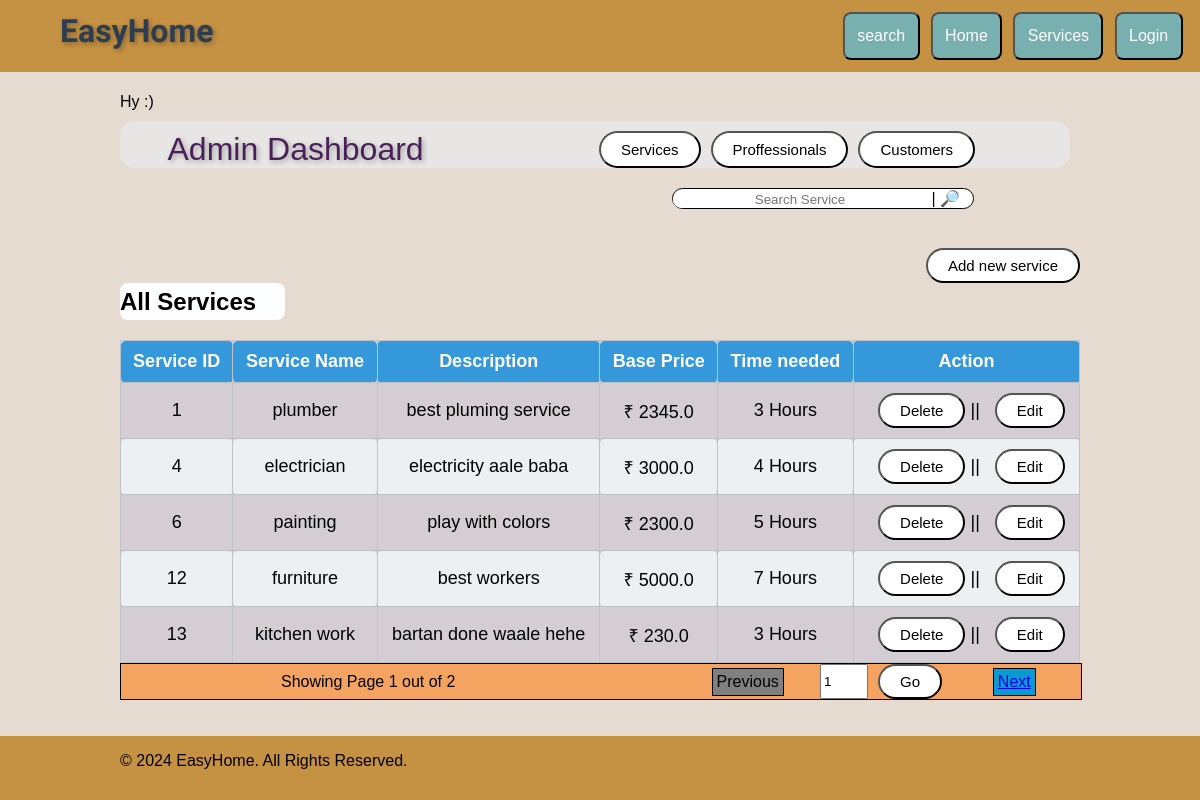
Page /admin_service (signed in) on the earlier database version.
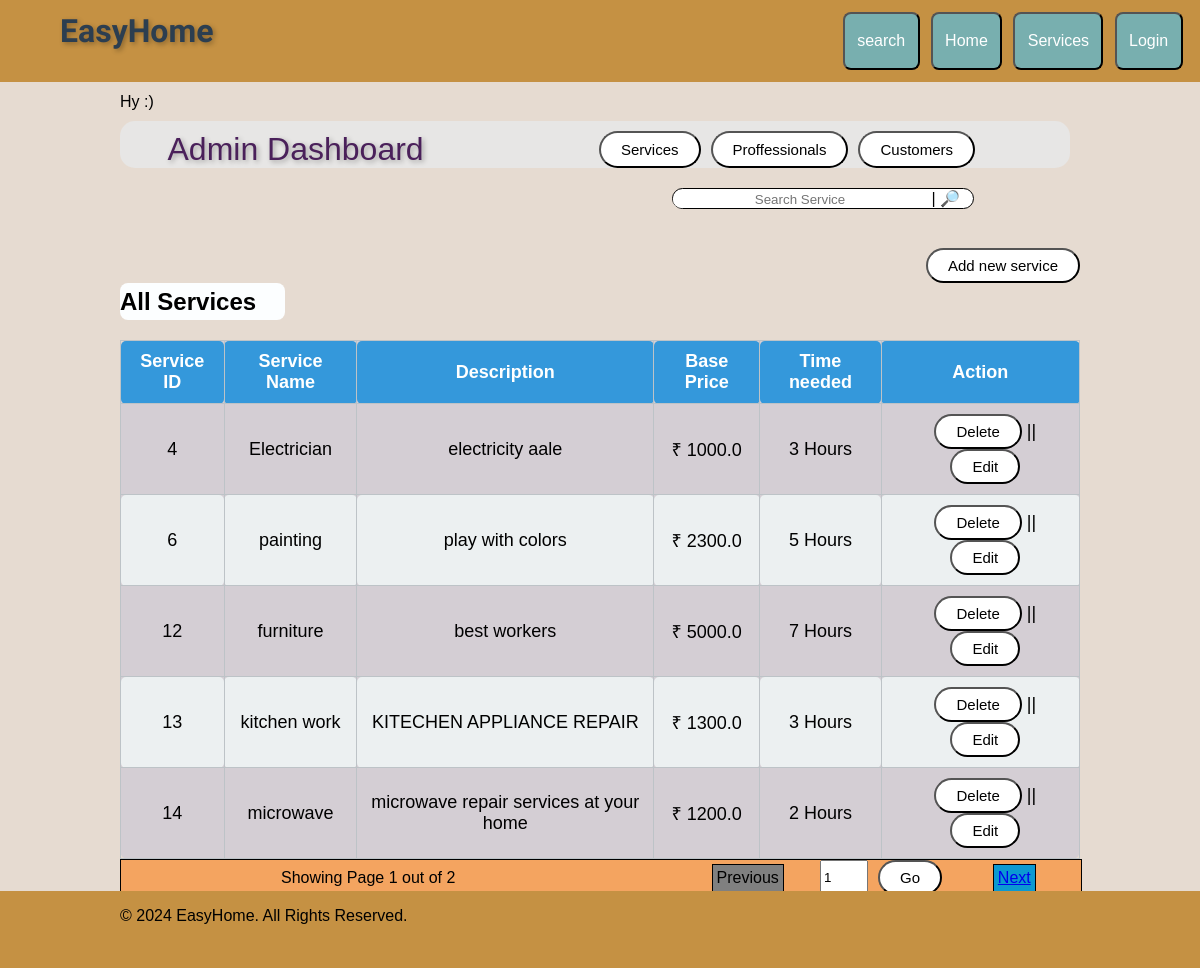
Same page on the later database version.
### app.py (models this page shows, shortened)
class Services(db.Model):
    service_id= db.Column(db.Integer, primary_key = True)
    service_name= db.Column(db.String(50)  )
    service_desc= db.Column(db.String(200) )
    service_b_price= db.Column(db.Float() ,nullable= False)
    time_required =db.Column(db.String,  nullable=False)

### app.py (the view, shortened to what this page needs)
@app.route("/admin_service", methods=['POST', 'GET'])
@admin_only
def service():
    per_page= 5
    page= request.args.get('page',1,int)
    query = request.args.get('word')
    if query:
        serv = Services.query.filter(or_ (Services.service_name.like(f'%{query}%'), Services.service_desc.like(f'%{query}%'), Services.service_id.like(f'%{query}%'))).paginate(page= page, per_page=per_page)
    else:serv=Services.query.paginate(page= page, per_page=per_page)
    del1= None
    edit1 =None
    if request.method == 'POST':
        del1= request.form.get("del")
        edit1=request.form.get("edit1")
    if edit1:
        service1= Services.query.get(edit1)
        if service1:
            flag2=service1.service_id
            return redirect(f"/admin_service/{flag2}" )
    return render_template("admin_service.html",serv=serv )

### app.py (called while the page is built)
def admin_only(f):
    @wraps(f)
    def admin1(*args, **kwargs):
        if session :
            user =session.get('type1')
            if user == 'admin':
                flash('You need to be logged in as an admin to access this page.', 'warning')
                return f(*args, **kwargs)
            else: return redirect('/dashboard')
        else: return redirect('/login')
    return admin1

### templates/admin_service.html (shortened to what this page needs)
{% extends "admin.html" %}
{% block admin %}
<div class="panel">
<div class="flex_button panel">
    <div style="width: 300px; margin-left: 30px;" class="searchbar flex_button" >
        <form action="/admin_service" >
            <input style="width: 250px;" margin: 0;" id="searchbox" name="word" value="{{request.args.get('word', '')}}"  required  placeholder="Search Service">
            | <button  style="all: initial;" id='search_button' type="submit">🔎</button>
        </form>
    </div>
</div>
<div  class="button_end" >
    <button  onclick="location.href='/admin_service/add';">
        Add new service
    </button>
</div>
<div class="table_lebel">
    All Services
</div>
<table>
    <thead>
        <tr>
            <th>Service ID</th>
            <th>Service Name</th>
            <th>Description</th>
            <th>Base Price</th>
            <th>Time needed</th>
            <th>Action</th>
        </tr>
    </thead>
    <tbody>
    {% for service in serv %}
    <tr>
      <td> {{service.service_id}}</td>
      <td> {{service.service_name}}</td>
      <td> {{service.service_desc}}</td>
      <td> ₹ {{service.service_b_price}}</td>
      <td> {{service.time_required}} Hours</td>
      <td><form action="/admin_service" method="POST">
        <button name="del" value="{{service.service_id}}" type="submit">Delete</button> ||
      <form action="/admin_service" method="POST">
        <button name="edit1" value="{{service.service_id}}" type="submit">Edit</button></td>
       </tr>
{% endfor %}
    </tbody>
</table>
<div class="paginator">
  <div style="justify-content: flex-start; align-items: center;">
     Showing Page {{serv.page}} out of {{serv.pages}}
  </div>
  <div style="justify-content: flex-start;" >
  <div style="justify-content: flex-start;">
      {% if serv.has_prev %}
          <a  id="active_pgntr" href="{{ url_for('service', page=serv.prev_num) }}" >Previous</a>
      {% else %}
          <a>Previous</a>
      {% endif %}
  </div>
  <div style=" justify-content: center;">
  <form style="display:flex;" action="{{ url_for('service')}}">
      <input style="width:40px;" id="page_a" name='page' value="{{serv.page}}">
      <button type="submit"> Go </button>
  </form>
  </div>
  <div style="justify-content: flex-end;">
  {% if serv.has_next %}
      <a id="active_pgntr" href="{{ url_for('service', page=serv.next_num) }}">Next</a>
  {% else %}
      <a >Next</a>
  {% endif %}
  </div>
  </div>
</div>
</body>
</html>
{% endblock %}

Differences in the rows shown:
removed Services: service_id "1", service_name "plumber", service_desc "best pluming service", service_b_price "2345.0", time_required "3"
changed Services id 4: service_name "electrician" → "Electrician"; service_desc "electricity aale baba" → "electricity aale"; service_b_price "3000.0" → "1000.0"; time_required "4" → "3"
changed Services "kitchen work": service_desc "bartan done waale hehe" → "KITECHEN APPLIANCE REPAIR"; service_b_price "230.0" → "1300.0"
now on this page (row edited): Services: service_id "14", service_name "microwave", service_desc "microwave repair services at your home", service_b_price "1200.0", time_required "2"
